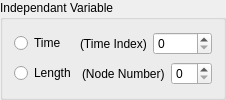
         <widget class="QGroupBox" name="IndepGroup">
          <property name="title">
           <string>Independant Variable</string>
          </property>
          <layout class="QVBoxLayout" name="verticalLayout_2">
           <item>
            <layout class="QHBoxLayout" name="horizontalLayout_34">
             <item>
              <widget class="QRadioButton" name="radioTime">
               <property name="text">
                <string>Time</string>
               </property>
              </widget>
             </item>
             <item>
              <widget class="QLabel" name="label_9">
               <property name="text">
                <string>(Time Index)</string>
               </property>
              </widget>
             </item>
             <item>
              <widget class="QSpinBox" name="spinPlotTIndex"/>
             </item>
            </layout>
           </item>
           <item>
            <layout class="QHBoxLayout" name="horizontalLayout_35">
             <item>
              <widget class="QRadioButton" name="radioLength">
               <property name="text">
                <string>Length</string>
               </property>
              </widget>
             </item>
             <item>
              <widget class="QLabel" name="label_10">
               <property name="text">
                <string>(Node Number)</string>
               </property>
              </widget>
             </item>
             <item>
              <widget class="QSpinBox" name="spinPlotNode"/>
             </item>
            </layout>
           </item>
          </layout>
         </widget>
